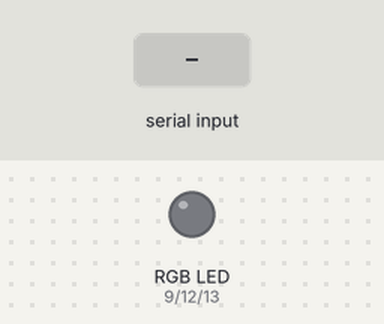
A sketch run on a simulated Arduino Uno, built with avr-gcc and run on an emulated ATmega328P. On the bench: an RGB LED mixed from three pins (HIGH = lit). Inputs (shaded band) come from the test bench. What the sketch prints to the serial monitor is not drawn.

Above: at 1.2 s.
1.3 s: "0" received over the second serial link
At 2.5 s:
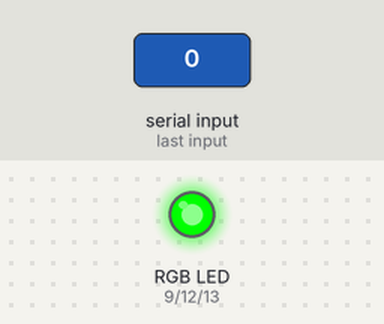
2.8 s: "1" received over the second serial link
At 3.7 s:
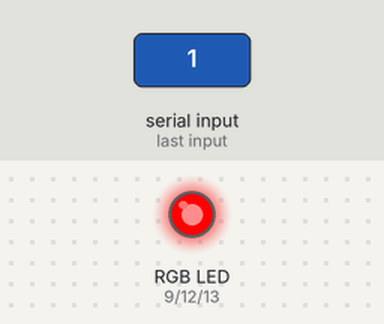
4.3 s: "2" received over the second serial link
At 4.9 s:
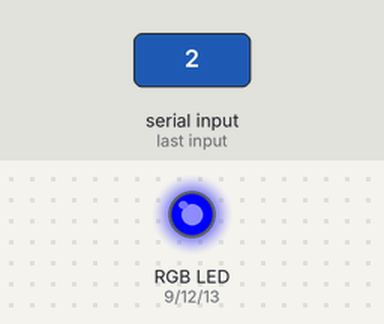
Timing chart, 0 to 7.3 s (numbered marks = the images above; inputs shaded):
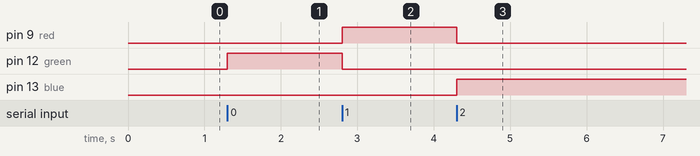

Measured:
- after the input at 1.3 s, pin 12 (green): LOW → HIGH at once
- after the input at 2.8 s, pin 9 (red): LOW → HIGH at once; pin 12 (green): HIGH → LOW at once
- after the input at 4.3 s, pin 9 (red): HIGH → LOW at once; pin 13 (blue): LOW → HIGH at once

The sketch:

bt-rgb.ino
```cpp
#include <SoftwareSerial.h>

int green = 12;
int red = 9;
int blue = 13;
SoftwareSerial mySerial(10, 11); // RX, TX
String command;
void setup()
{
  pinMode(blue, OUTPUT);
  pinMode(red, OUTPUT);
  pinMode(green, OUTPUT);
  // Open serial communications and wait for port to open:
  Serial.begin(115200);
  Serial.println("Type AT commands!");
  // SoftwareSerial "com port" data rate. JY-MCU v1.03 defaults to 9600.
  mySerial.begin(9600);
}

void loop()
{

  // Read device output if available.
  if (mySerial.available())
  {    while (mySerial.available())
    { // While there is more to be read, keep reading.
      command += (char)mySerial.read();
    }
    Serial.print(command);
    if(command == "0"){
         digitalWrite(blue,LOW);
      digitalWrite(red ,LOW);
      digitalWrite(green, HIGH);
    }else if (command == "1") {
         digitalWrite(blue,LOW);
      digitalWrite(red ,HIGH);
      digitalWrite(green, LOW);
    }else if(command == "2"){
         digitalWrite(blue,HIGH);
      digitalWrite(red ,LOW);
      digitalWrite(green, LOW);
    } else{
               digitalWrite(blue,LOW);
      digitalWrite(red ,LOW);
      digitalWrite(green, LOW);
      }
    command = ""; // No repeats
  }
  // Read user input if available.
  if (Serial.available())
  {
    delay(1000); // The DELAY!
    mySerial.write(Serial.read());
  }

}// END loop()
```
